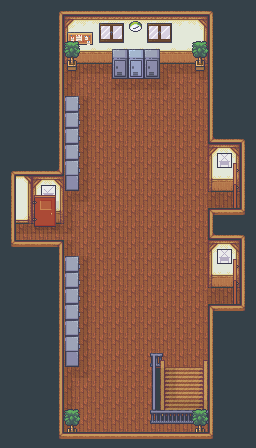

A level layout from a 2D game, rendered from its tile map. Below: a short description, then the map file with tile-grid data replaced by summaries:
An orthogonal 16x28 tile map with 16x16 px tiles, 11 tile layers (Chao, Sombra, Grade, Placa, ...) and 5 objects.

<map version="1.5" tiledversion="1.6.0" orientation="orthogonal" renderorder="right-down" width="16" height="28" tilewidth="16" tileheight="16" infinite="0" nextlayerid="14" nextobjectid="6">
 <tileset firstgid="1" source="school_tileset.tsx" />
 <layer id="2" name="Chao" width="16" height="28">
  <data>[448 cells, 262 non-empty, 21 distinct tile ids]</data>
 </layer>
 <layer id="3" name="Sombra" width="16" height="28">
  <data>[448 cells, 46 non-empty, 5 distinct tile ids]</data>
 </layer>
 <layer id="5" name="Grade" width="16" height="28" offsetx="4" offsety="1">
  <data>[448 cells, 10 non-empty, 5 distinct tile ids]</data>
 </layer>
 <layer id="9" name="Placa" width="16" height="28" offsetx="8" offsety="-8">
  <data>[448 cells, 3 non-empty, 2 distinct tile ids]</data>
 </layer>
 <layer id="8" name="Objetos-0" width="16" height="28">
  <data>[448 cells, 31 non-empty, 21 distinct tile ids]</data>
 </layer>
 <layer id="11" name="Objetos-1" width="16" height="28">
  <data>[448 cells, 6 non-empty, 3 distinct tile ids]</data>
 </layer>
 <layer id="13" name="Player-Layer-Objetos-0" width="16" height="28">
  <data>[448 cells, 2 non-empty, 1 distinct tile ids]</data>
 </layer>
 <layer id="7" name="Player-Layer-Grade" width="16" height="28" offsetx="4" offsety="1">
  <data>[448 cells, 1 non-empty, 1 distinct tile ids]</data>
 </layer>
 <layer id="10" name="Acima-Objetos-0" width="16" height="28">
  <data>[448 cells, 15 non-empty, 4 distinct tile ids]</data>
 </layer>
 <layer id="6" name="Acima-Escada-Final" width="16" height="28">
  <data>[448 cells, 2 non-empty, 2 distinct tile ids]</data>
 </layer>
 <layer id="1" name="Acima-Teto" width="16" height="28">
  <data>[448 cells, 186 non-empty, 13 distinct tile ids]</data>
 </layer>
 <objectgroup id="12" name="Collision">
  <object id="1" x="164" y="355">
   <polygon points="1,5 1,40 39,40 39,5 44,5 44,67 -14,67 -14,5" />
  </object>
  <object id="2" x="64" y="435">
   <polygon points="0,0 3,0 3,-3 13,-3 13,0 131,0 131,-3 141,-3 141,0 192,0 192,13 0,13" />
  </object>
  <object id="3" x="208" y="435">
   <polygon points="0,0 0,-128 23,-128 23,-150 0,-150 0,-224 23,-224 23,-246 0,-246 0,-435 48,-435 48,0" />
  </object>
  <object id="4" x="64" y="435">
   <polygon points="0,0 0,-71 17,-71 17,-176 0,-176 0,-192 -48,-192 -48,-214 0,-214 0,-247 17,-247 17,-336 0,-336 0,-435 -64,-435 -64,13 0,13" />
  </object>
  <object id="5" x="64" y="61">
   <polygon points="0,0 3,0 3,8 13,8 13,0 48,0 48,15 96,15 96,0 131,0 131,8 141,8 141,0 144,0 144,-61 0,-61" />
  </object>
 </objectgroup>
</map>
